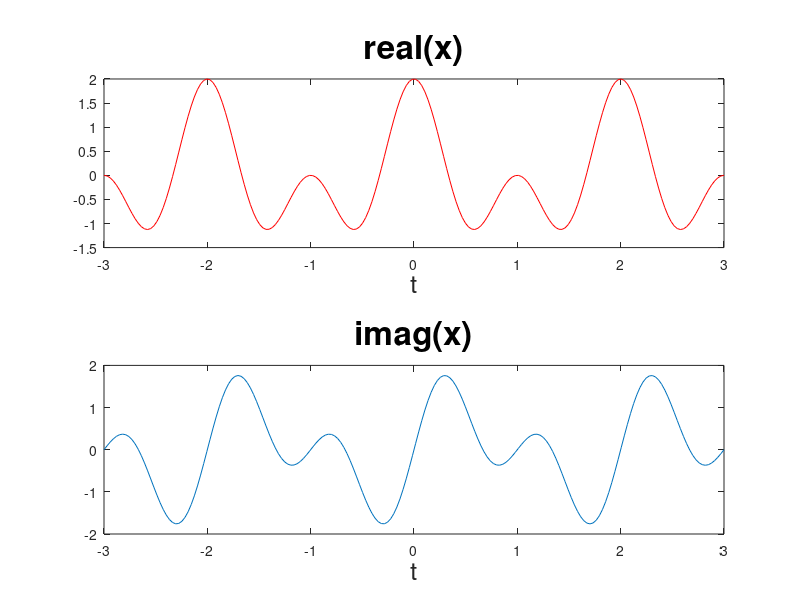

Write MATLAB code to recreate this figure.
t = linspace(-3, 3, 200);
x = exp(1i*pi*t) + exp(2*1i*pi*t);

subplot(2, 1, 1);
plot(t, real(x), 'r');
title('real(x)', 'fontsize', 24);
xlabel('t', 'fontsize', 18);


subplot(2, 1, 2);
plot(t, imag(x));
title('imag(x)', 'fontsize', 24);
xlabel('t', 'fontsize', 18);
